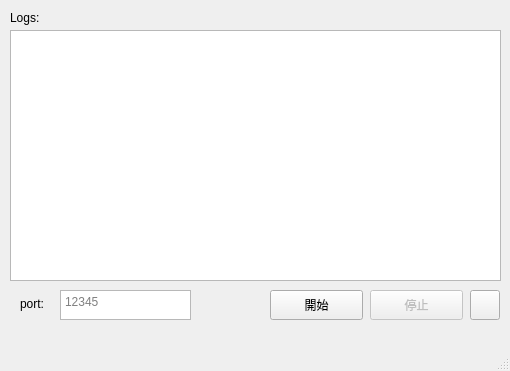
<?xml version="1.0" encoding="UTF-8"?>
<ui version="4.0">
 <class>MainWindow</class>
 <widget class="QMainWindow" name="MainWindow">
  <property name="geometry">
   <rect>
    <x>0</x>
    <y>0</y>
    <width>510</width>
    <height>371</height>
   </rect>
  </property>
  <property name="sizePolicy">
   <sizepolicy hsizetype="Fixed" vsizetype="Fixed">
    <horstretch>0</horstretch>
    <verstretch>0</verstretch>
   </sizepolicy>
  </property>
  <property name="baseSize">
   <size>
    <width>512</width>
    <height>376</height>
   </size>
  </property>
  <property name="windowTitle">
   <string>client</string>
  </property>
  <widget class="QWidget" name="centralwidget">
   <property name="sizePolicy">
    <sizepolicy hsizetype="Expanding" vsizetype="Expanding">
     <horstretch>0</horstretch>
     <verstretch>0</verstretch>
    </sizepolicy>
   </property>
   <widget class="QLabel" name="label">
    <property name="geometry">
     <rect>
      <x>10</x>
      <y>10</y>
      <width>58</width>
      <height>15</height>
     </rect>
    </property>
    <property name="text">
     <string>Logs:</string>
    </property>
   </widget>
   <widget class="QPlainTextEdit" name="logs">
    <property name="geometry">
     <rect>
      <x>10</x>
      <y>30</y>
      <width>491</width>
      <height>251</height>
     </rect>
    </property>
    <property name="contextMenuPolicy">
     <enum>Qt::CustomContextMenu</enum>
    </property>
    <property name="statusTip">
     <string>目前伺服器的紀錄</string>
    </property>
    <property name="sizeAdjustPolicy">
     <enum>QAbstractScrollArea::AdjustToContents</enum>
    </property>
    <property name="readOnly">
     <bool>true</bool>
    </property>
    <property name="textInteractionFlags">
     <set>Qt::TextBrowserInteraction</set>
    </property>
   </widget>
   <widget class="QLabel" name="label_2">
    <property name="geometry">
     <rect>
      <x>20</x>
      <y>296</y>
      <width>58</width>
      <height>15</height>
     </rect>
    </property>
    <property name="text">
     <string>port:</string>
    </property>
   </widget>
   <widget class="QTextEdit" name="port_textedit">
    <property name="enabled">
     <bool>true</bool>
    </property>
    <property name="geometry">
     <rect>
      <x>60</x>
      <y>290</y>
      <width>131</width>
      <height>30</height>
     </rect>
    </property>
    <property name="statusTip">
     <string>輸入要開啟的port</string>
    </property>
    <property name="placeholderText">
     <string>12345</string>
    </property>
   </widget>
   <widget class="QPushButton" name="start_button">
    <property name="geometry">
     <rect>
      <x>270</x>
      <y>290</y>
      <width>93</width>
      <height>30</height>
     </rect>
    </property>
    <property name="text">
     <string>開始</string>
    </property>
   </widget>
   <widget class="QPushButton" name="stop_button">
    <property name="enabled">
     <bool>false</bool>
    </property>
    <property name="geometry">
     <rect>
      <x>370</x>
      <y>290</y>
      <width>93</width>
      <height>30</height>
     </rect>
    </property>
    <property name="text">
     <string>停止</string>
    </property>
   </widget>
   <widget class="QPushButton" name="about_button">
    <property name="geometry">
     <rect>
      <x>470</x>
      <y>290</y>
      <width>30</width>
      <height>30</height>
     </rect>
    </property>
    <property name="text">
     <string/>
    </property>
    <property name="icon">
     <iconset resource="icons.qrc">
      <normaloff>:/resource/question.png</normaloff>:/resource/question.png</iconset>
    </property>
   </widget>
  </widget>
  <widget class="QMenuBar" name="menubar">
   <property name="geometry">
    <rect>
     <x>0</x>
     <y>0</y>
     <width>510</width>
     <height>25</height>
    </rect>
   </property>
   <property name="nativeMenuBar">
    <bool>true</bool>
   </property>
  </widget>
  <widget class="QStatusBar" name="statusBar"/>
 </widget>
 <resources>
  <include location="icons.qrc"/>
 </resources>
 <connections/>
</ui>
